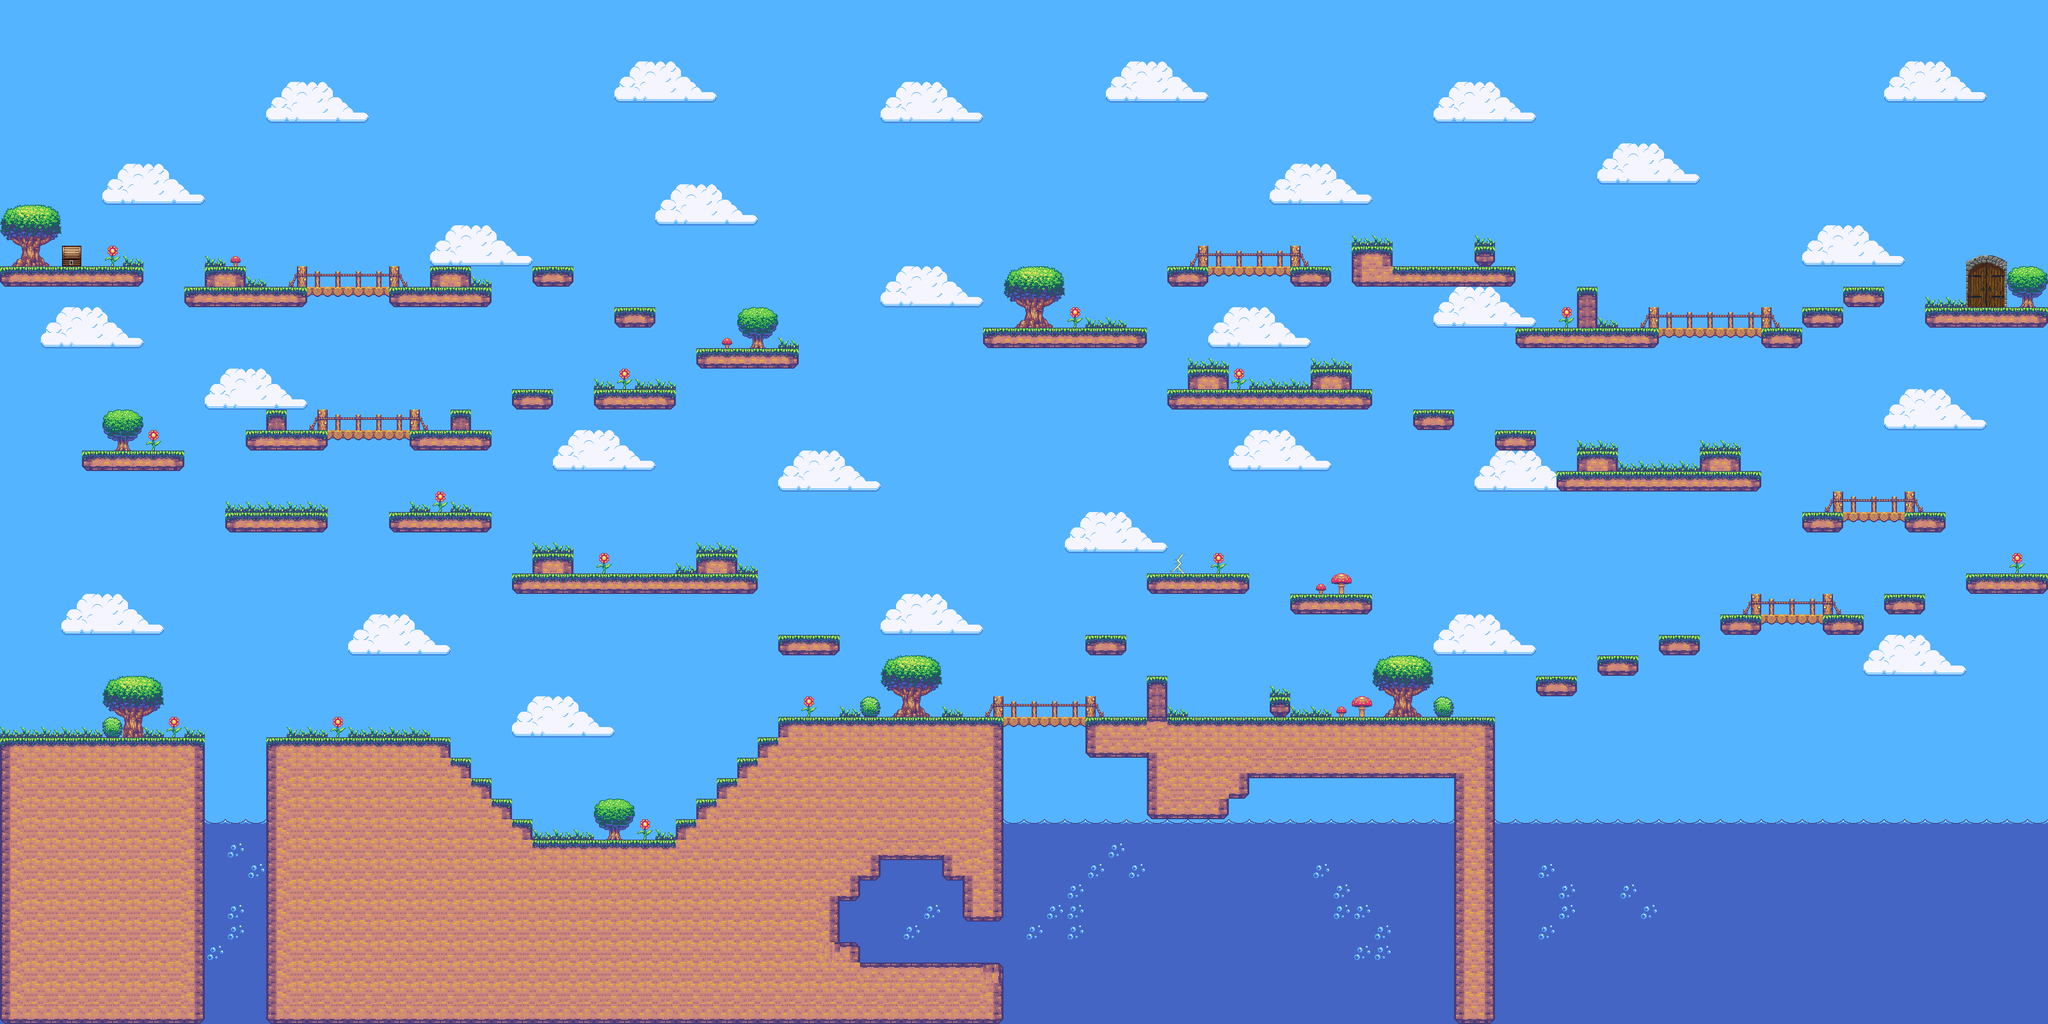

Rendered tile map (Tiled .tmx) drawn with the repository's tilesets; below, a short description and the map source with its tile grids summarised:
An orthogonal 100x50 tile map with 32x32 px tiles, 3 tile layers (bakgrunn, dekor, statisk), 4 tilesets and 102 objects (9x bunny, speed, chest, skeleton).

<map version="1.9" tiledversion="1.9.2" orientation="orthogonal" renderorder="right-down" width="100" height="50" tilewidth="32" tileheight="32" infinite="0" nextlayerid="14" nextobjectid="159">
 <tileset firstgid="1" source="TileKit.tsx" />
 <tileset firstgid="229" source="castledoors.tsx" />
 <tileset firstgid="235" source="chest.tsx" />
 <tileset firstgid="237" source="Lightning_Yellow.tsx" />
 <layer id="1" name="bakgrunn" width="100" height="50">
  <data>[5000 cells, 5000 non-empty, 4 distinct tile ids]</data>
 </layer>
 <objectgroup id="13" name="powerup">
  <object id="158" name="speed" x="1824" y="864">
   <polygon points="0,0 32,0 32,32 0,32" />
  </object>
 </objectgroup>
 <layer id="3" name="dekor" width="100" height="50">
  <data>[5000 cells, 448 non-empty, 36 distinct tile ids]</data>
 </layer>
 <objectgroup id="11" name="chest">
  <object id="152" name="chest" x="96" y="384">
   <polygon points="0,0 32,0 32,32 0,32" />
  </object>
 </objectgroup>
 <objectgroup id="6" name="player">
  <object id="137" x="99.5" y="1123" width="23.625" height="25.625" />
 </objectgroup>
 <layer id="2" name="statisk" width="100" height="50">
  <data>[5000 cells, 920 non-empty, 25 distinct tile ids]</data>
 </layer>
 <objectgroup id="12" name="deathzone">
  <object id="155" x="2336" y="1472">
   <polygon points="0,0 864,0 864,32 0,32" />
  </object>
  <object id="156" x="320" y="1478.67">
   <polygon points="0,-6.66667 0,25.3333 96,25.3333 96,-6.66667" />
  </object>
 </objectgroup>
 <objectgroup id="8" name="static">
  <object id="67" x="0" y="1152">
   <polygon points="0,0 320,0 320,448 0,448" />
  </object>
  <object id="68" x="416" y="1152">
   <polygon points="0,0 288,0 288,448 0,448" />
  </object>
  <object id="69" x="704" y="1184">
   <polygon points="0,0 32,0 32,416 0,416" />
  </object>
  <object id="70" x="736" y="1216">
   <polygon points="0,0 32,0 32,384 0,384 0,0" />
  </object>
  <object id="71" x="768" y="1248">
   <polygon points="0,0 32,0 32,352 0,352" />
  </object>
  <object id="72" x="800" y="1280">
   <polygon points="0,0 32,0 32,320 0,320" />
  </object>
  <object id="73" x="832" y="1312">
   <polygon points="0,0 224,0 224,288 0,288" />
  </object>
  <object id="74" x="1056" y="1280">
   <polygon points="0,0 0,320 32,320 32,0" />
  </object>
  <object id="75" x="1088" y="1248">
   <polygon points="0,0 0,352 32,352 32,0" />
  </object>
  <object id="76" x="1120" y="1216">
   <polygon points="0,0 0,384 32,384 32,0" />
  </object>
  <object id="77" x="1152" y="1184">
   <polygon points="0,0 0,416 32,416 32,0" />
  </object>
  <object id="78" x="1184" y="1152">
   <polygon points="0,0 0,448 32,448 32,0" />
  </object>
  <object id="79" x="1216" y="1120">
   <polygon points="0,0 1120,0 1120,480 0,480" />
  </object>
  <object id="80" x="1792" y="1056">
   <polygon points="0,0 0,64 32,64 32,0" />
  </object>
  <object id="81" x="1984" y="1088">
   <polygon points="0,0 0,32 32,32 32,0" />
  </object>
  <object id="82" x="1216" y="992">
   <polygon points="0,0 0,32 96,32 96,0" />
  </object>
  <object id="83" x="1184" y="928">
   <polygon points="0,0 -384,0 -384,-32 0,-32" />
  </object>
  <object id="84" x="837" y="893">
   <polygon points="-5,3 -5,-29 59,-29 59,3" />
  </object>
  <object id="85" x="1088" y="896">
   <polygon points="0,0 0,-32 64,-32 64,0" />
  </object>
  <object id="86" x="512" y="768">
   <polygon points="0,64 0,32 -160,32 -160,64" />
  </object>
  <object id="87" x="288" y="704">
   <polygon points="0,0 0,32 -160,32 -160,0" />
  </object>
  <object id="88" x="384" y="672">
   <polygon points="0,0 384,0 384,32 0,32" />
  </object>
  <object id="89" x="416" y="640">
   <polygon points="0,0 0,32 32,32 32,0" />
  </object>
  <object id="90" x="704" y="640">
   <polygon points="0,0 0,32 32,32 32,0" />
  </object>
  <object id="91" x="800" y="608">
   <polygon points="0,0 0,32 64,32 64,0" />
  </object>
  <object id="92" x="608" y="800">
   <polygon points="0,0 0,32 160,32 160,0" />
  </object>
  <object id="93" x="928" y="608">
   <polygon points="0,0 0,32 128,32 128,0" />
  </object>
  <object id="94" x="1088" y="544">
   <polygon points="0,0 0,32 160,32 160,0" />
  </object>
  <object id="95" x="1024" y="480">
   <polygon points="0,0 0,32 -64,32 -64,0" />
  </object>
  <object id="96" x="896" y="416">
   <polygon points="0,0 0,32 -64,32 -64,0" />
  </object>
  <object id="97" x="767" y="451">
   <polygon points="0,0 1,29 -479,29 -479,-3" />
  </object>
  <object id="98" x="736" y="448">
   <polygon points="0,0 0,-32 -64,-32 -64,0" />
  </object>
  <object id="99" x="384" y="448">
   <polygon points="0,0 0,-32 -64,-32 -64,0" />
  </object>
  <object id="100" x="0" y="416">
   <polygon points="0,0 0,32 224,32 224,0" />
  </object>
  <object id="101" x="2400" y="1056">
   <polygon points="0,0 0,32 64,32 64,0" />
  </object>
  <object id="102" x="2496" y="1024">
   <polygon points="0,0 0,32 64,32 64,0" />
  </object>
  <object id="103" x="2592" y="992">
   <polygon points="0,0 0,32 64,32 64,0" />
  </object>
  <object id="104" x="2688" y="960">
   <polygon points="0,0 0,32 224,32 224,0" />
  </object>
  <object id="105" x="2944" y="928">
   <polygon points="0,0 0,32 64,32 64,0" />
  </object>
  <object id="106" x="3072" y="896">
   <polygon points="0,0 128,0 128,32 0,32" />
  </object>
  <object id="107" x="2816" y="800">
   <polygon points="0,0 0,32 224,32 224,0" />
  </object>
  <object id="108" x="2431" y="740">
   <polygon points="0,0 1,-4 1,28 321,28 321,-4" />
  </object>
  <object id="109" x="2464" y="736">
   <polygon points="0,0 0,-32 64,-32 64,0" />
  </object>
  <object id="110" x="2656" y="704">
   <polygon points="0,0 0,32 64,32 64,0" />
  </object>
  <object id="111" x="2336" y="672">
   <polygon points="0,0 64,0 64,32 0,32" />
  </object>
  <object id="112" x="2272" y="640">
   <polygon points="0,0 0,32 -64,32 -64,0" />
  </object>
  <object id="113" x="1824" y="608">
   <polygon points="0,0 0,32 320,32 320,0" />
  </object>
  <object id="114" x="1856" y="608">
   <polygon points="0,0 0,-32 64,-32 64,0" />
  </object>
  <object id="115" x="2048" y="576">
   <polygon points="0,0 0,32 64,32 64,0" />
  </object>
  <object id="116" x="1696" y="992">
   <polygon points="0,0 0,32 64,32 64,0" />
  </object>
  <object id="117" x="1792" y="896">
   <polygon points="0,0 0,32 160,32 160,0" />
  </object>
  <object id="118" x="2016" y="928">
   <polygon points="0,0 0,32 128,32 128,0" />
  </object>
  <object id="119" x="1536" y="512">
   <polygon points="0,0 0,32 256,32 256,0" />
  </object>
  <object id="120" x="1824" y="416">
   <polygon points="0,0 0,32 256,32 256,0" />
  </object>
  <object id="121" x="2112" y="384">
   <polygon points="0,0 0,64 64,64 64,0" />
  </object>
  <object id="122" x="2176" y="416">
   <polygon points="0,0 0,32 192,32 192,0" />
  </object>
  <object id="123" x="2304" y="384">
   <polygon points="0,0 0,32 32,32 32,0" />
  </object>
  <object id="124" x="2368" y="512">
   <polygon points="0,0 0,32 448,32 448,0" />
  </object>
  <object id="125" x="2464" y="512">
   <polygon points="0,0 0,-64 32,-64 32,0" />
  </object>
  <object id="126" x="2816" y="480">
   <polygon points="0,0 0,32 64,32 64,0" />
  </object>
  <object id="128" x="2880" y="448">
   <polygon points="0,0 0,32 64,32 64,0" />
  </object>
  <object id="131" x="3008" y="480">
   <polygon points="0,0 0,32 192,32 192,0" />
  </object>
  <object id="134" x="0" y="1600">
   <polygon points="0,0 3200,0 3200,32 0,32" />
  </object>
  </objectgroup>
 <objectgroup id="9" name="friends">
  <!-- 1 objects omitted --></objectgroup>
 <objectgroup id="10" name="enemies">
  <!-- 9 objects omitted --></objectgroup>
 <objectgroup id="5" name="flora">
  <!-- 20 objects omitted --></objectgroup>
 <objectgroup id="7" name="door">
  <!-- 1 objects omitted --></objectgroup>
</map>
<!-- 34 of 102 objects omitted -->
